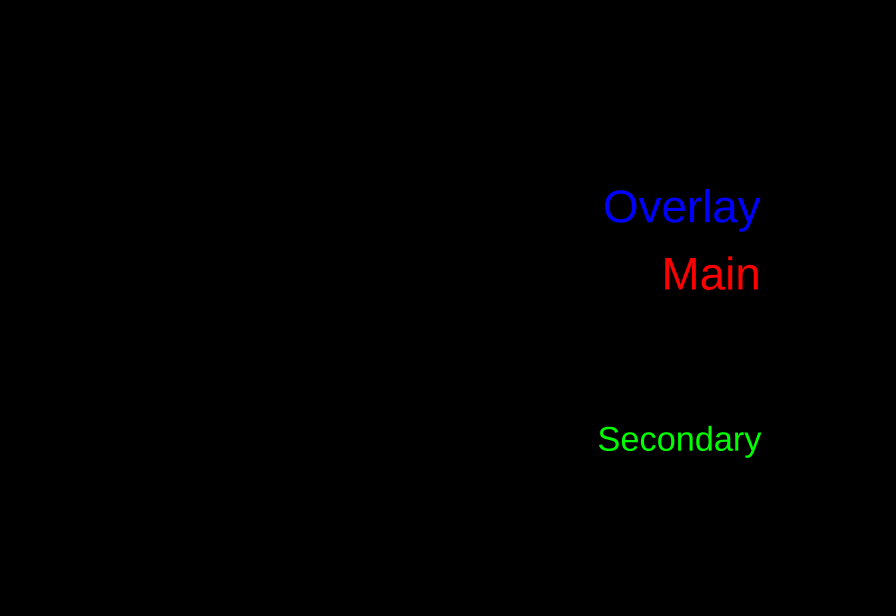
#> input picture diagnostic-ass/original-guard.png, 1792 x 1232 px (shown at 1/2 size)
$ python -i ass-stacking-pixel-oracle.py   (imports and definitions only)
#> lines starting #> are read from the running program, lines starting #| are printed output that depends on the picture; after the words box and inside, x2 and y2 are one past the last pixel; in counts of white or black regions, pixels touching at a corner belong together
#> further down, picture is the input picture: PIL image 1792x1232 RGB; mean R, G, B 0.5, 0.6, 0.7
"""Independent libass pixel oracle; never imports MAW layout calculations."""

import argparse
import hashlib
import json
import re
import subprocess
from decimal import Decimal
from pathlib import Path

from PIL import Image, ImageChops


# [78 lines left out: functions translate_ass, render, render_series, foreground, not called in this run]


def count(mask: Image.Image) -> int:
    return mask.histogram()[255]


# [12 lines left out: function paint_colours, not called in this run]


def boxes(image: Image.Image, padding: int = 0) -> dict:
    # Black pixels contribute zero to every role's mask and peak. Exclude only
    # that empty border, retaining faint pixels below the painted threshold.
#> called with padding = 0
    bounds = image.getbbox() or (0, 0, 1, 1)
#> bounds = (1198, 378, 1523, 916)
    image = image.crop(bounds)
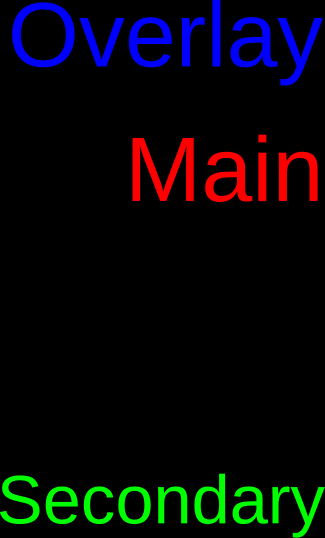
#> image: PIL image 325x538 RGB; mean R, G, B 6.1, 7, 9
    channels = image.split()
    output = {}
    for name, index in (('main', 0), ('extension', 1), ('overlay', 2)):
        others = ImageChops.lighter(channels[(index + 1) % 3], channels[(index + 2) % 3])
        dominance = ImageChops.subtract(channels[index], others).point(lambda value: 255 if value > 30 else 0)
        brightness = channels[index].point(lambda value: 255 if value > 60 else 0)
        mask = ImageChops.darker(dominance, brightness)
        box = mask.getbbox()
        bands = []
        max_row_painted = 0
        # Outside this box every mask pixel is zero. Keep every painted row
        # and interior gap, while avoiding empty margins in row histograms.
        rows = range(box[1], box[3]) if box else ()
        for row in rows:
            row_mask = mask.crop((box[0], row, box[2], row + 1))
            max_row_painted = max(max_row_painted, count(row_mask))
            present = bool(row_mask.getbbox())
            if present and (not bands or bands[-1][1] != row + bounds[1] - padding):
                bands.append([row + bounds[1] - padding, row + bounds[1] + 1 - padding])
            elif present:
                bands[-1][1] = row + bounds[1] + 1 - padding
        output[name] = {
            'box': [value + bounds[index % 2] - padding for index, value in enumerate(box)] if box else None,
            'painted': count(mask),
            'bands': bands,
            'maxRowPainted': max_row_painted,
            'peak': max(ImageChops.multiply(channels[index], dominance).getextrema()),
            'glyphSha256': hashlib.sha256(
                Image.composite(image.crop(box), Image.new('RGB', (
                    box[2] - box[0], box[3] - box[1])), mask.crop(box)).tobytes()
            ).hexdigest() if box else None,
        }
#> this loop made 3 passes
#> box on passes 1 to 3: (132, 134, 318, 202), (0, 473, 325, 538), (12, 0, 323, 86)
#> pass 1, in boxes, `others = ImageChops.lighter(channels[(index + 1) % 3], channels[(index..`:
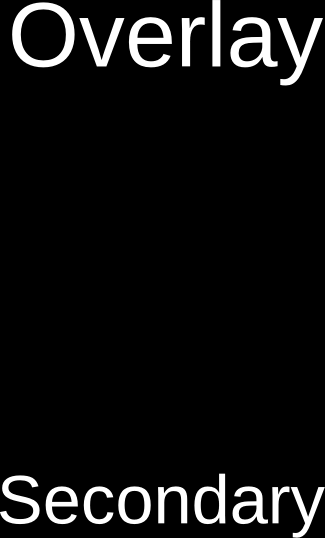
#> others: PIL image 325x538 L; min 0, max 255, mean 16.1
#> pass 1, in boxes, `dominance = ImageChops.subtract(channels[index], others).point(lambda ..`:
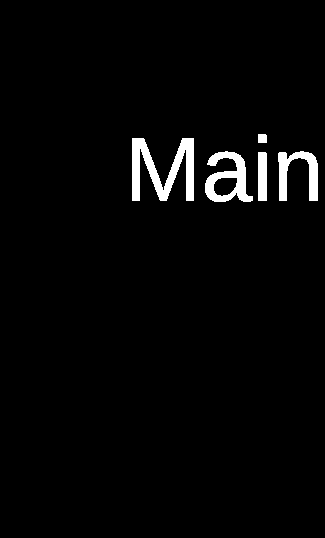
#> dominance: PIL image 325x538 L; 2.6% white; 5 white regions, box (x1, y1, x2, y2) and area: (132, 138, 194, 201) 1922, (205, 151, 253, 202) 1196, (278, 151, 318, 201) 974, (258, 152, 267, 201) 440, (258, 134, 267, 143) 80
#> pass 1, in boxes, `brightness = channels[index].point(lambda value: 255 if value > 60 els..`:
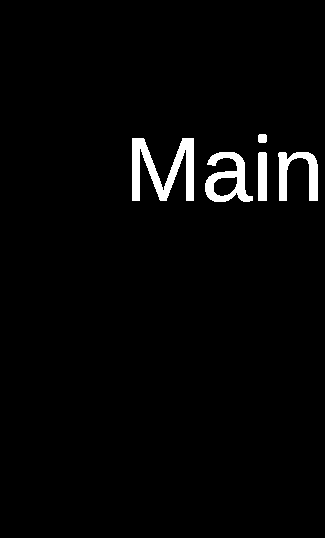
#> brightness: PIL image 325x538 L; 2.6% white; 5 white regions, box (x1, y1, x2, y2) and area: (132, 138, 194, 201) 1899, (205, 152, 253, 202) 1141, (278, 152, 318, 201) 953, (258, 152, 267, 201) 439, (258, 134, 267, 143) 77
#> pass 2, in boxes, `others = ImageChops.lighter(channels[(index + 1) % 3], channels[(index..`:
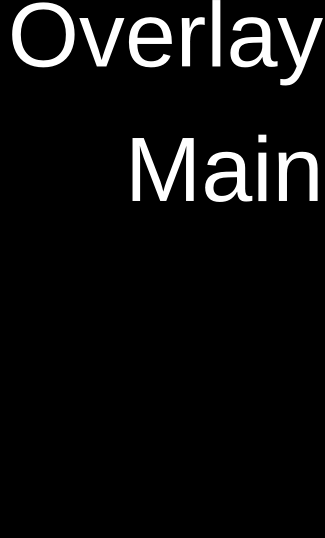
#> others: PIL image 325x538 L; min 0, max 255, mean 15.2
#> after the loop:
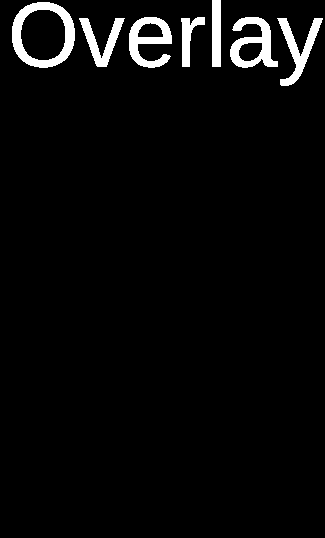
#> dominance: PIL image 325x538 L; 3.9% white; 7 white regions, largest, box (x1, y1, x2, y2) and area: (12, 2, 75, 68) 1564, (230, 17, 278, 68) 1182, (129, 17, 172, 68) 1112
#> after the loop:
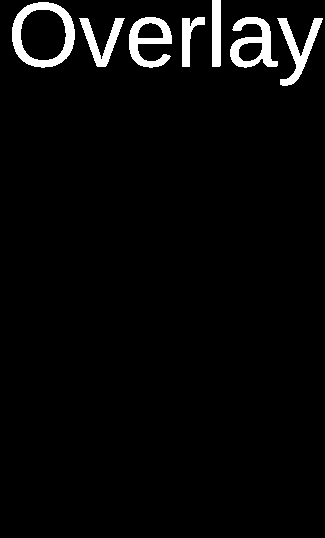
#> mask: PIL image 325x538 L; 3.8% white; 7 white regions, largest, box (x1, y1, x2, y2) and area: (12, 2, 75, 68) 1508, (230, 17, 278, 68) 1157, (129, 17, 172, 68) 1067
#> after the loop, output = 3 items
    return output


# [84 lines left out: functions _prepare, _measure, inspect, inspect_series, main, not called in this run]


# [2 lines not run here, left out]

>>> from PIL import Image
>>> picture = Image.open('../../diagnostic-ass/original-guard.png')
>>> result = boxes(picture)
#> result = 3 items
